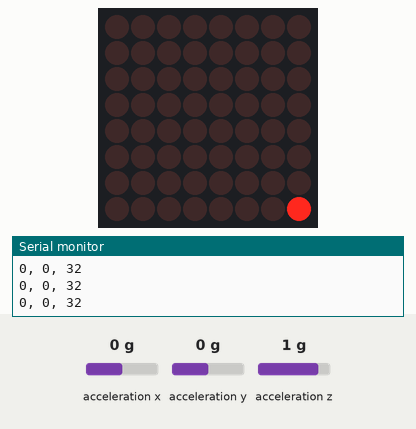
Bench run of a sketch on a simulated Arduino Uno, built with avr-gcc and run on an emulated ATmega328P. Shown: 8×8 LED matrix, the last lines printed to the serial monitor. Inputs (shaded band) come from the test bench; at power-on: acceleration x 0 g, acceleration z 1 g, acceleration y 0 g.

Above: at 1.2 s.
1.3 s: acceleration x set to -1.4 g
At 2.7 s:
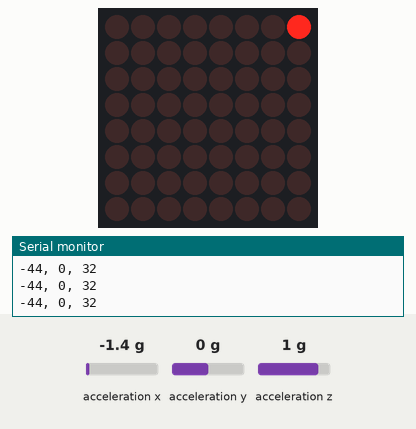
3.0 s: acceleration z set to 1.4 g
At 4.1 s:
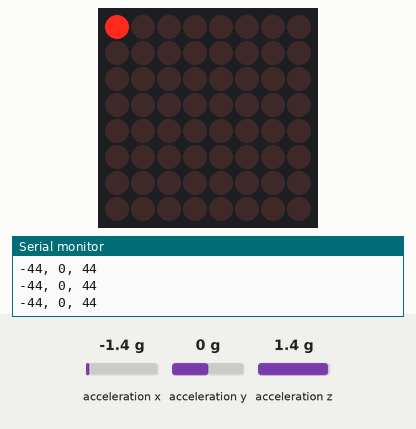
4.7 s: acceleration x set to 0 g
At 5.4 s:
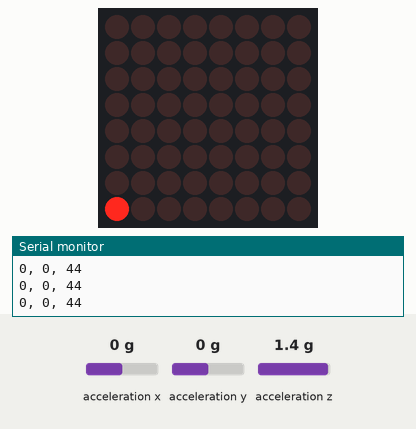
6.4 s: acceleration z set to -1.4 g
At 6.41 s:
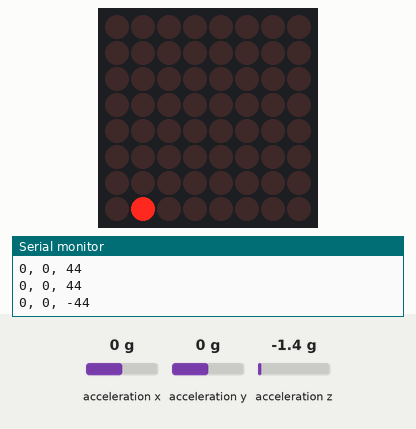
8.1 s: acceleration x set to -0.8 g
At 8.11 s:
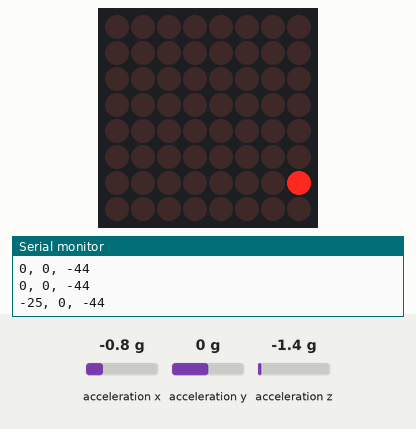
Timing chart, 0 to 10.9 s (numbered marks = the images above; inputs shaded):
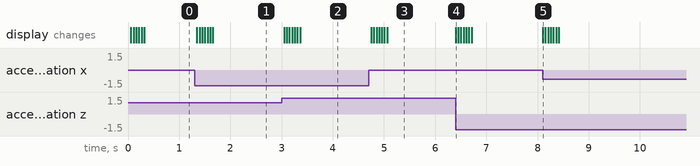

The sketch:

Bola_movil.ino
```cpp
#include <LedControl.h>

#include <SPI.h>
#include <Wire.h>
#include <SparkFun_ADXL345.h>


ADXL345 adxl = ADXL345();
LedControl lc=LedControl(12,11,10,1);

// Definimos las variables globales de nuestro programa

int pos_x = 0;
int pos_y = 0;

void setup()
{
   Serial.begin(9600);
   Serial.println("Iniciar");
   Serial.println();

   adxl.powerOn();
   adxl.setRangeSetting(16);       //Definir el rango, valores 2, 4, 8 o 16

   // El numero que colocamos como argumento de la funcion se refiere a la direccion del decodificador
  lc.shutdown(0,false);
  lc.setIntensity(0,8);// La valores estan entre 1 y 15
  lc.clearDisplay(0);

  lc.setLed(0,pos_x,pos_y,true);
}

void loop()
{
   //leer los valores e imprimirlos
   int x, y, z;
   adxl.readAccel(&x, &y, &z);
   Serial.print(x);
   Serial.print(", ");
   Serial.print(y);
   Serial.print(", ");
   Serial.println(z);

   if (( x > -20) && (pos_x < 7)){ // Recordemos que aunque la matriz tiene 8 posiciones, comenzamos a contar en 0
    lc.setLed(0,pos_x,pos_y,false);
    pos_x++;
    lc.setLed(0,pos_x,pos_y,true);
    }

   if (( x < -20) && (pos_x > 0)){ // Recordemos que aunque la matriz tiene 8 posiciones, comenzamos a contar en 0
    lc.setLed(0,pos_x,pos_y,false);
    pos_x--;
    lc.setLed(0,pos_x,pos_y,true);
    }

    if (( z < 34) && (pos_y < 7)){ // Recordemos que aunque la matriz tiene 8 posiciones, comenzamos a contar en 0
    lc.setLed(0,pos_x,pos_y,false);
    pos_y++;
    lc.setLed(0,pos_x,pos_y,true);
    }

    if (( z > 34) && (pos_y > 0)){ // Recordemos que aunque la matriz tiene 8 posiciones, comenzamos a contar en 0
    lc.setLed(0,pos_x,pos_y,false);
    pos_y--;
    lc.setLed(0,pos_x,pos_y,true);
    }

   delay(50);
}
```

Measured:
- after the input at 1.3 s, the display: first changes after 0.05 s (image 1 shows a later state)
- after the input at 3.0 s, the display: first changes after 0.05 s (image 2 shows a later state)
- after the input at 4.7 s, the display: first changes after 0.05 s (image 3 shows a later state)
- after the input at 6.4 s, the display: changes at once (image 4)
- after the input at 8.1 s, the display: changes at once (image 5)
